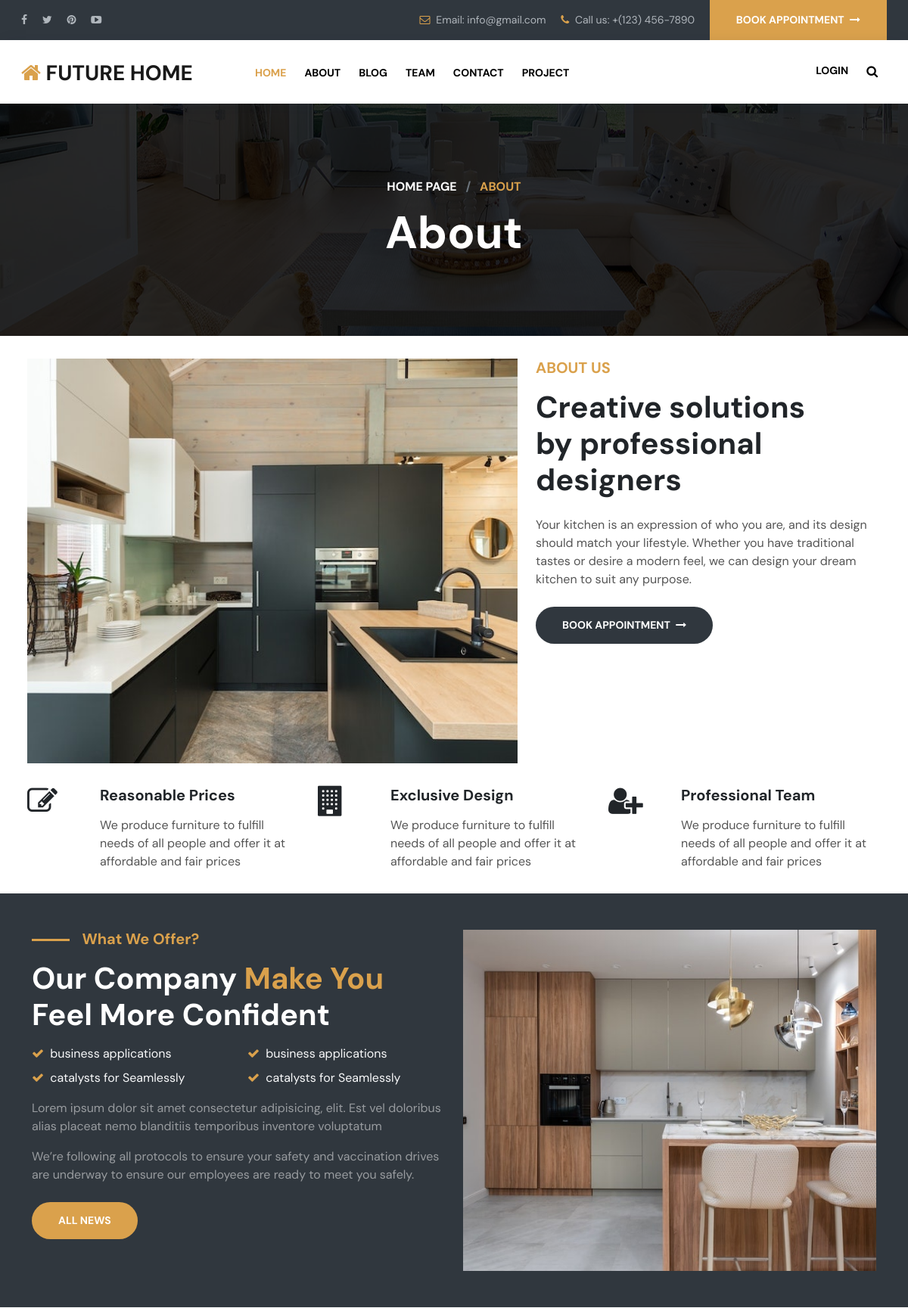
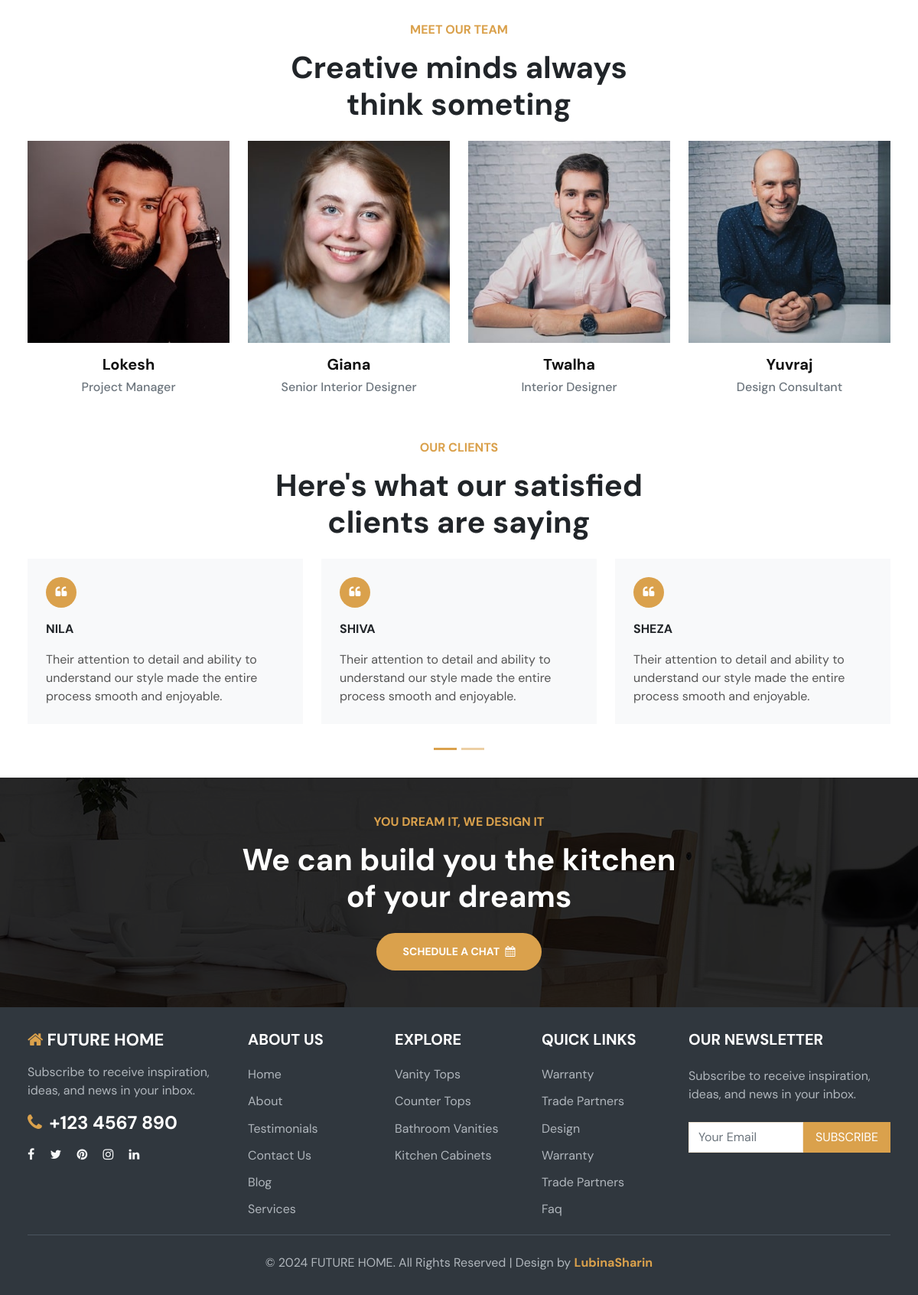
/about, run on the app's committed database (2 pictures, top to bottom).
### future_app/models.py (models this page shows, shortened)
class User(AbstractUser):
    USERNAME_FIELD = 'email'
    REQUIRED_FIELDS = ['username', 'phone_number']
    user_type = models.IntegerField(default=1, choices=userchoices)
    phone_number = models.CharField(max_length=10, null=True, blank=True)
    email = models.EmailField(null=True, blank=True, unique=True)
    created_at = models.DateField(auto_now_add=True)
    name = models.CharField(max_length=100, null=True, blank=True)

class Staff(models.Model):
    staff = models.ForeignKey(User, on_delete=models.CASCADE, related_name='staff_profile')
    designation = models.CharField(max_length=100, null=True, blank=True)
    experience = models.CharField(max_length=100, null=True, blank=True)
    qualification = models.CharField(max_length=100, null=True, blank=True)
    image = models.ImageField(null=True, blank=True, upload_to="images/")

class Comment(models.Model):
    comment = models.TextField(null=True, blank=True)
    client = models.ForeignKey(User, on_delete=models.CASCADE)
    rating = models.PositiveIntegerField(default=1, choices=[(i, i) for i in range(1, 6)])
    created_at = models.DateTimeField(auto_now_add=True)

### future_app/views.py (the view)
# urls.py: path('about', views.About, name='about'),
def About(request):
    unread_count = Notification.objects.filter(user=request.user.id, read=False).count()
    staff = Staff.objects.all()
    author = User.objects.all()
    review1 = Comment.objects.all().order_by('-created_at')
    review = Comment.objects.all()
    return render(request, 'about.html', locals())

### future_app/context_processors.py (called while the page is built, shortened)
def notifications_context_processor(request):
    return {}

### templates/about.html (shortened to what this page needs)
<!DOCTYPE html>
{% load static %}
<html lang="en">
<head>
	<link href="{% static 'css/bootstrap.min.css' %}" rel="stylesheet" >
	<link href="{% static 'css/font-awesome.min.css' %}" rel="stylesheet" >
	<link href="{% static 'css/global.css' %}" rel="stylesheet">
	<link href="{% static 'css/about.css' %}" rel="stylesheet">
</head>
<body>
{% include 'header.html' %}
<section id="center" class="center_about">
 <div class="promo_m center_om">
  <div class="container-fluid">
    <div class="center_o1 row text-center">
	 <div class="col-md-12">
	   <h6 class="col_yell fw-bold"><a class="text-white" href="{% url 'home' %}">HOME PAGE</a> <span class="mx-2 text-muted">/</span> ABOUT</h6>
	   <h1 class="mb-0 font_60 text-white mt-3">About</h1>
	 </div>
	</div>
 </div>
 </div>
</section>
<section id="about_h" class="p_3 px-4">
 <div class="container-fluid">
  <div class="row about_h1">
    <div class="col-md-7">
	 <div class="about_h1l position-relative">
	  <div class="about_h1l1 position-absolute w-100">
	   <img src="{% static 'img/about1a.jpg' %}" alt="abc">
	  </div>
	 </div>
	</div>
	<div class="col-md-5">
	 <div class="about_h1r p-5 px-3">
	  <h5 class="col_yell">ABOUT US</h5>
	  <h1 class="mt-3 mb-4">Creative solutions <br> by professional <br>  designers</h1>
	  <p>Your kitchen is an expression of who you are, and its design should match your lifestyle. Whether you have traditional tastes or desire a modern feel, we can design your dream kitchen to suit any purpose.</p>
	  <h6 class="mb-0 mt-4"><a class="button_1" href="{% url 'appointment' %}">BOOK APPOINTMENT <i class="fa fa-long-arrow-right ms-1"></i></a></h6>
	 </div>
	</div>
  </div>
   <div class="row about_h2">
    <div class="col-md-4">
	 <div class="about_h2i">
	  <div class="about_h2i1 row">
	   <div class="col-md-3">
	    <div class="about_h2i1l">
		 <span class="font_60 lh-1"><i class="fa fa-edit"></i></span>
		</div>
	   </div>
	   <div class="col-md-9">
	    <div class="about_h2i1r">
		 <h5>Reasonable Prices</h5>
		 <p class="mt-3 mb-0">We produce furniture to fulfill needs of all people and offer it at affordable and fair prices</p>
		</div>
	   </div>
	  </div>
	 </div>
	</div>
	<div class="col-md-4">
	 <div class="about_h2i">
	  <div class="about_h2i1 row">
	   <div class="col-md-3">
	    <div class="about_h2i1l">
		 <span class="font_60 lh-1"><i class="fa fa-building"></i></span>
		</div>
	   </div>
	   <div class="col-md-9">
	    <div class="about_h2i1r">
		 <h5>Exclusive Design</h5>
		 <p class="mt-3 mb-0">We produce furniture to fulfill needs of all people and offer it at affordable and fair prices</p>
		</div>
	   </div>
	  </div>
	 </div>
	</div>
	<div class="col-md-4">
	 <div class="about_h2i">
	  <div class="about_h2i1 row">
	   <div class="col-md-3">
	    <div class="about_h2i1l">
		 <span class="font_60 lh-1"><i class="fa fa-user-plus"></i></span>
		</div>
	   </div>
	   <div class="col-md-9">
	    <div class="about_h2i1r">
		 <h5>Professional Team</h5>
		 <p class="mt-3 mb-0">We produce furniture to fulfill needs of all people and offer it at affordable and fair prices</p>
		</div>
	   </div>
	  </div>
	 </div>
	</div>
   </div>
 </div>
</section>
<section id="offer_o" class="bg_dark pt-5 pb-5">
 <div class="container-xl">
       <div class="row work_1">
   <div class="col-md-6">
    <div class="offer_l">
	   <h5 class="icon_line col_yell">What We Offer?</h5>
	   <h1 class="mt-3 text-white">Our Company <span class="col_yell">Make You</span>
Feel More Confident</h1>
	  <div class="offer_li row mt-3">
	   <div class="col-md-6">
	    <div class="offer_lil">
		 <ul class="mb-0">
		  <li class="text-light"><i class="fa fa-check col_yell me-1"></i> business applications </li>
		  <li class="text-light mt-2"><i class="fa fa-check col_yell me-1"></i> catalysts for Seamlessly</li>
		 </ul>
		</div>
	   </div>
	   <div class="col-md-6">
	    <div class="offer_lil">
		 <ul class="mb-0">
		  <li class="text-light"><i class="fa fa-check col_yell me-1"></i> business applications </li>
		  <li class="text-light mt-2"><i class="fa fa-check col_yell me-1"></i> catalysts for Seamlessly</li>
		 </ul>
		</div>
	   </div>
	  </div>
	  <p class="mt-3 text-white-50">Lorem ipsum dolor sit amet consectetur adipisicing, elit. Est vel doloribus alias placeat nemo blanditiis temporibus inventore voluptatum</p>
	  <p class="text-white-50">We’re following all protocols to ensure your safety and
vaccination drives are underway to ensure our employees
are ready to meet you safely.</p>
	 <h6 class="mb-0 mt-4 text-uppercase font_14"><a class="button" href="{% url 'blog' %}">All News</a> </h6>
	</div>
   </div>
   <div class="col-md-6">
    <div class="offer_r">
	   <div class="grid clearfix">
				  <figure class="effect-jazz mb-0">
					<a href="#"><img src="{% static 'img/about1.jpg' %}"  class="w-100" alt="abc"></a>
				  </figure>
			  </div>
	</div>
   </div>
  </div>
 </div>
</section>
<section id="team" class="p_3 px-4">
	<div class="container-fluid">
		<div class="project_1 row mb-4 text-center">
			<div class="col-md-12">
				<h6 class="col_yell fw-bold">MEET OUR TEAM</h6>
				<h1 class="mt-3 mb-0">Creative minds always <br> think someting</h1>
			</div>
		</div>
		<div class="team_1 row">
			<div class="col-md-3 col-sm-6">
				<div class="team_1m text-center">
					{% for i in staff %}
					{% for j in author %}
					{% if i.staff_id == j.id %}
					{% if i.id == 10 %}
						<div class="team_1mi position-relative">
							<div class="team_1mi1">
								<div class="grid clearfix">
									<figure class="effect-jazz mb-0">
										<a href="#"><img src="{{ i.image.url }}" class="w-100" alt="abc"></a>
									</figure>
								</div>
							</div>
						</div>
						<div class="team_1m1 mt-3">
							<h5><a href="#" data-bs-toggle="modal" data-bs-target="#staffDetailModal"
								 data-image="{{ i.image.url }}"
								 data-name="{{ j.name }}"
								 data-designation="{{ i.designation }}"
								 data-qualification="{{ i.qualification }}"
								 data-experience="{{ i.experience }} years">
								{{ j.name }}
							  </a></h5>
							<h6 class="text-muted mb-0">{{ i.designation }}</h6>
						</div>
					{% endif %}
					{% endif %}
					{% endfor %}
					{% endfor %}
				</div>
			</div>
			<div class="col-md-3 col-sm-6">
				<div class="team_1m text-center">
					{% for i in staff %}
					{% for j in author %}
					{% if i.staff_id == j.id %}
					{% if i.id == 9 %}
					<div class="team_1mi position-relative">
							<div class="team_1mi1">
								<div class="grid clearfix">
									<figure class="effect-jazz mb-0">
										<a href="#"><img src="{{ i.image.url }}" class="w-100" alt="abc"></a>
									</figure>
								</div>
							</div>
						</div>
						<div class="team_1m1 mt-3">
							<h5><a href="#" data-bs-toggle="modal" data-bs-target="#staffDetailModal"
								 data-image="{{ i.image.url }}"
								 data-name="{{ j.name }}"
								 data-designation="{{ i.designation }}"
								 data-qualification="{{ i.qualification }}"
								 data-experience="{{ i.experience }} years">
								{{ j.name }}
							  </a></h5>
							<h6 class="text-muted mb-0">{{ i.designation }}</h6>
						</div>
					{% endif %}
					{% endif %}
					{% endfor %}
					{% endfor %}
				</div>
			</div>
	 		<div class="col-md-3 col-sm-6">
				<div class="team_1m text-center">
					{% for i in staff %}
					{% for j in author %}
					{% if i.staff_id == j.id %}
					{% if i.id == 15 %}
					<div class="team_1mi position-relative">
							<div class="team_1mi1">
								<div class="grid clearfix">
									<figure class="effect-jazz mb-0">
										<a href="#"><img src="{{ i.image.url }}" class="w-100" alt="abc"></a>
									</figure>
								</div>
							</div>
						</div>
						<div class="team_1m1 mt-3">
							<h5><a href="#" data-bs-toggle="modal" data-bs-target="#staffDetailModal"
								 data-image="{{ i.image.url }}"
								 data-name="{{ j.name }}"
								 data-designation="{{ i.designation }}"
								 data-qualification="{{ i.qualification }}"
								 data-experience="{{ i.experience }} years">
								{{ j.name }}
							  </a></h5>
							<h6 class="text-muted mb-0">{{ i.designation }}</h6>
						</div>
					{% endif %}
					{% endif %}
					{% endfor %}
					{% endfor %}
				</div>
			</div>
	 		<div class="col-md-3 col-sm-6">
				<div class="team_1m text-center">
					{% for i in staff %}
					{% for j in author %}
					{% if i.staff_id == j.id %}
					{% if i.id == 12 %}
					<div class="team_1mi position-relative">
							<div class="team_1mi1">
								<div class="grid clearfix">
									<figure class="effect-jazz mb-0">
										<a href="#"><img src="{{ i.image.url }}" class="w-100" alt="abc"></a>
									</figure>
								</div>
							</div>
						</div>
						<div class="team_1m1 mt-3">
							<h5><a href="#" data-bs-toggle="modal" data-bs-target="#staffDetailModal"
								 data-image="{{ i.image.url }}"
								 data-name="{{ j.name }}"
								 data-designation="{{ i.designation }}"
								 data-qualification="{{ i.qualification }}"
								 data-experience="{{ i.experience }} years">
								{{ j.name }}
							  </a></h5>
							<h6 class="text-muted mb-0">{{ i.designation }}</h6>
						</div>
					{% endif %}
					{% endif %}
					{% endfor %}
					{% endfor %}
				</div>
			</div>
		</div>
	</div>
</section>
<section id="client" class="p_3 px-4 carousel_p">
	<div class="container-fluid">
		<div class="project_1 row mb-4 text-center">
			<div class="col-md-12">
				<h6 class="col_yell fw-bold">OUR CLIENTS</h6>
				<h1 class="mt-3 mb-0">Here's what our satisfied  <br> clients are saying</h1>
			</div>
		</div>
		<div class="testim_1 row">
			<div id="carouselExampleCaptions2" class="carousel slide" data-bs-ride="carousel">
				<div class="carousel-indicators">
					<button type="button" data-bs-target="#carouselExampleCaptions2" data-bs-slide-to="0" class="active" aria-label="Slide 1"></button>
					<button type="button" data-bs-target="#carouselExampleCaptions2" data-bs-slide-to="1" aria-label="Slide 2" class="" aria-current="true"></button>
				</div>
				<div class="carousel-inner">
					<div class="carousel-item active">
						<div class="testim_1i row">
							{% for i in review1 %}
							{% for j in author %}
							{% if i.client_id == j.id %}
							<div class="col-md-4">
								<div class="testim_1i1 bg-light p-4 clearfix">
									<span class="d-inline-block bg_yell text-white text-center span_1 rounded-circle"><i class="fa fa-quote-left"></i></span>
									<div class="testim_1i1i clearfix mt-3">
										<h6 class="mb-0 fw-bold text-uppercase lh-base"> {{ j.name }}</h6>
									</div>
									<p class="mb-0 mt-3">{{ i.comment }}</p>
								</div>
							</div>
							{% endif %}
							{% endfor %}
							{% endfor %}
						</div>
					</div>
	  			</div>
			</div>
		</div>
 	</div>
</section>
<section id="chat">
 <div class="promo_m pt-5 pb-5 px-4">
  <div class="container-fluid">
    <div class="project_1 row text-center">
	 <div class="col-md-12">
	  <h6 class="col_yell fw-bold">YOU DREAM IT, WE DESIGN IT</h6>
	  <h1 class="text-white mt-3">We can build you the kitchen <br> of your dreams</h1>
	  <h6 class="mb-0 mt-4"><a class="button" href="{% url 'appointment' %}">SCHEDULE A CHAT <i class="fa fa-calendar ms-1"></i></a></h6>
	 </div>
	</div>
 </div>
 </div>
</section>
{% include 'footer.html' %}
</body>
</html>

### static/css/global.css (style rules this page uses)
body { font-family: 'DM Sans', sans-serif; }
ul { list-style:none; padding:0; }
h1,h2,h3,h4,h5 { font-weight:bold; }
p { color: #555; }
a { color: #111; text-decoration:none; }
.button { background:#daa14c; color:#fff!important; display: inline-block; transition: 0.3s; padding: 16px 35px 16px 35px; font-weight:bold; border-radius:50px; font-size:14px; }
.button_1 { background:#30373e; color:#fff!important; display: inline-block; transition: 0.3s; padding: 16px 35px 16px 35px; font-weight:bold; border-radius:50px; font-size:14px; }
.grid figure { position: relative; float: left; overflow: hidden; width: 100%; text-align: center; cursor: pointer; }
figure.effect-jazz figcaption::after, figure.effect-jazz img { -webkit-transition: opacity 0.35s, -webkit-transform 0.35s; transition: opacity 0.35s, transform 0.35s; }
.col_yell { color: #daa14c!important; }
.bg_yell { background:#daa14c!important; }
.bg_dark { background:#30373e!important; }
.font_14 { font-size:14px; }
.font_60 { font-size:60px; }
.p_3 { padding-top:30px; padding-bottom:30px; }
.carousel_p .carousel-indicators { bottom: -60px!important; }
.carousel_p { padding-bottom: 70px; }
.icon_line:before { display: inline-block; width: 50px; height: 3px; background-color: #daa14c; vertical-align: middle; margin-right: 3%; content: ""; }
.carousel-indicators [data-bs-target] { background-color:#daa14c; }
.center_om { padding-top:100px; padding-bottom:100px; }
.promo_m { background:#000000cf; }
.about_h1l1 { left:80px; }
.about_h2 { margin-top:190px; }
.testim_1i1 .span_1 { width: 40px; height: 40px; line-height: 40px; }
#chat { background-image: url(../img/49a.jpg); background-position: center; }
@media (min-width:992px) and (max-width:1200px) { .about_h1l1 { position:static!important; } }
@media (min-width:992px) and (max-width:1200px) { .about_h1l img { width:100%; } }
@media (min-width:992px) and (max-width:1200px) { .about_h1r { padding:0!important; } }
@media (min-width:992px) and (max-width:1200px) { .about_h2 { margin-top:30px; } }
@media (min-width:992px) and (max-width:1200px) { .about_h2i1l .font_60 { font-size:40px; } }

### static/css/about.css (style rules this page uses)
.center_about { background-image: url(../img/43.jpg); background-position: center; }

### templates/about.html (style rules this page uses)
.center_about { background-image: url(../static/img/1a.jpg); background-position: center; }

### data on the page
Staff: designation "Project Manager"
User: image (picture), name "Lokesh"
Staff: designation "Senior Interior Designer"
User: image (picture), name "Giana"
Staff: designation "Interior Designer"
User: image (picture), name "Twalha"
Staff: designation "Design Consultant"
User: image (picture), name "Yuvraj"
Comment: comment "Their attention to detail and ability to understand our style made the entire process smooth and enjoyable."
User: name "NILA"
Comment: comment "Their attention to detail and ability to understand our style made the entire process smooth and enjoyable."
User: name "SHIVA"
Comment: comment "Their attention to detail and ability to understand our style made the entire process smooth and enjoyable."
User: name "SHEZA"
